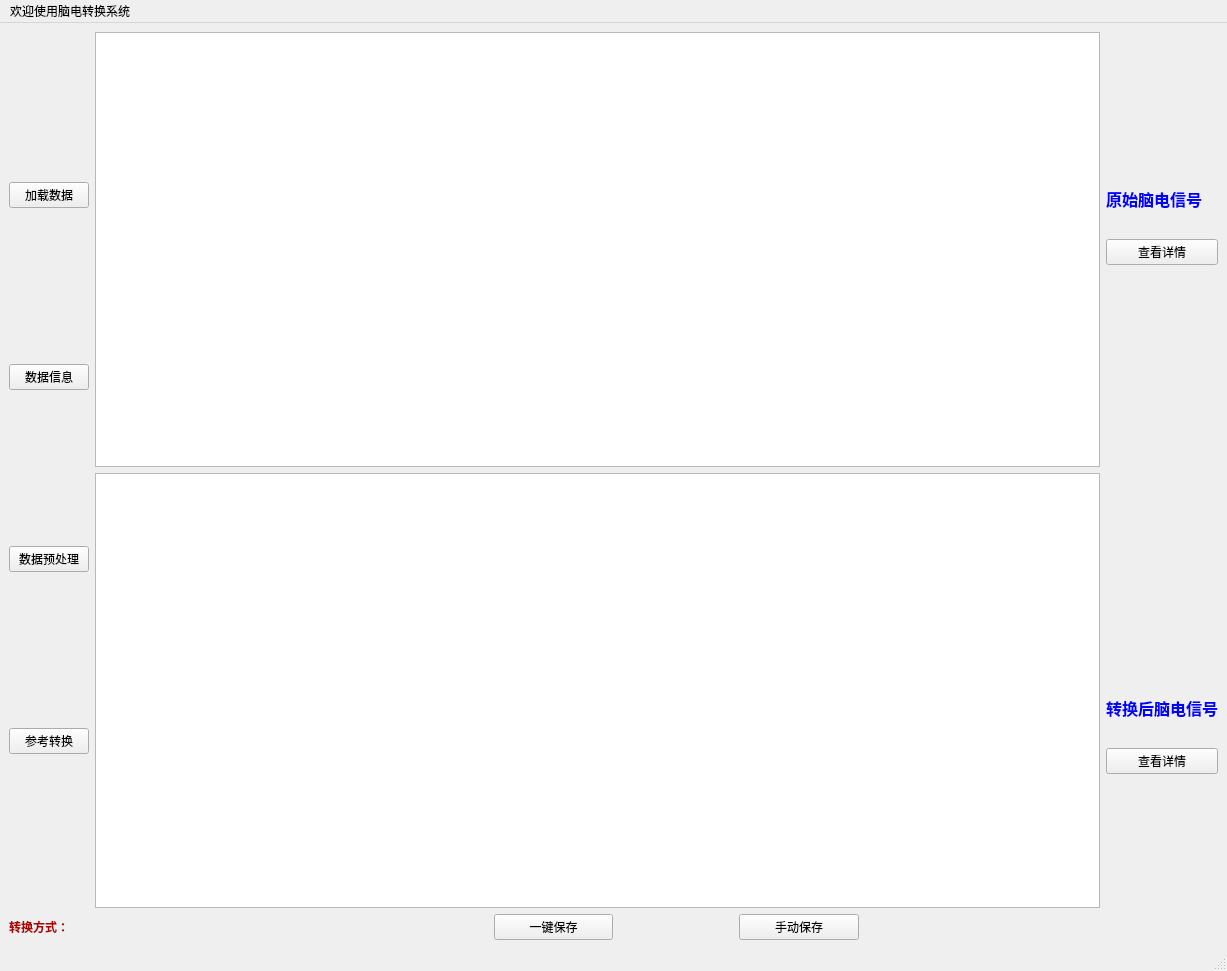
<?xml version="1.0" encoding="UTF-8"?>
<ui version="4.0">
 <class>MainWindow</class>
 <widget class="QMainWindow" name="MainWindow">
  <property name="geometry">
   <rect>
    <x>0</x>
    <y>0</y>
    <width>1227</width>
    <height>971</height>
   </rect>
  </property>
  <property name="windowTitle">
   <string>MainWindow</string>
  </property>
  <widget class="QWidget" name="centralwidget">
   <layout class="QHBoxLayout" name="horizontalLayout_3">
    <item>
     <layout class="QVBoxLayout" name="verticalLayout_4">
      <item>
       <layout class="QHBoxLayout" name="horizontalLayout_2">
        <item>
         <layout class="QVBoxLayout" name="verticalLayout">
          <item>
           <widget class="QPushButton" name="dataload_button">
            <property name="text">
             <string>加载数据</string>
            </property>
           </widget>
          </item>
          <item>
           <widget class="QPushButton" name="info_button">
            <property name="text">
             <string>数据信息</string>
            </property>
           </widget>
          </item>
          <item>
           <widget class="QPushButton" name="Preprocess_button">
            <property name="text">
             <string>数据预处理</string>
            </property>
           </widget>
          </item>
          <item>
           <widget class="QPushButton" name="process_button">
            <property name="text">
             <string>参考转换</string>
            </property>
           </widget>
          </item>
         </layout>
        </item>
        <item>
         <layout class="QVBoxLayout" name="verticalLayout_3">
          <item>
           <widget class="QGraphicsView" name="graph1"/>
          </item>
          <item>
           <widget class="QGraphicsView" name="graph2"/>
          </item>
         </layout>
        </item>
        <item>
         <layout class="QVBoxLayout" name="verticalLayout_2" stretch="2,1,1,6,1,0,2">
          <item>
           <spacer name="verticalSpacer_2">
            <property name="orientation">
             <enum>Qt::Vertical</enum>
            </property>
            <property name="sizeHint" stdset="0">
             <size>
              <width>20</width>
              <height>40</height>
             </size>
            </property>
           </spacer>
          </item>
          <item>
           <widget class="QLabel" name="label">
            <property name="text">
             <string>&lt;html&gt;&lt;head/&gt;&lt;body&gt;&lt;p&gt;&lt;span style=&quot; font-size:12pt; font-weight:600; color:#0000ff;&quot;&gt;原始脑电信号&lt;/span&gt;&lt;/p&gt;&lt;/body&gt;&lt;/html&gt;</string>
            </property>
           </widget>
          </item>
          <item>
           <widget class="QPushButton" name="details_botton1">
            <property name="text">
             <string>查看详情</string>
            </property>
           </widget>
          </item>
          <item>
           <spacer name="verticalSpacer">
            <property name="orientation">
             <enum>Qt::Vertical</enum>
            </property>
            <property name="sizeHint" stdset="0">
             <size>
              <width>20</width>
              <height>40</height>
             </size>
            </property>
           </spacer>
          </item>
          <item>
           <widget class="QLabel" name="label_2">
            <property name="text">
             <string>&lt;html&gt;&lt;head/&gt;&lt;body&gt;&lt;p&gt;&lt;span style=&quot; font-size:12pt; font-weight:600; color:#0000ff;&quot;&gt;转换后脑电信号&lt;/span&gt;&lt;/p&gt;&lt;/body&gt;&lt;/html&gt;</string>
            </property>
           </widget>
          </item>
          <item>
           <widget class="QPushButton" name="details_botton2">
            <property name="text">
             <string>查看详情</string>
            </property>
           </widget>
          </item>
          <item>
           <spacer name="verticalSpacer_3">
            <property name="orientation">
             <enum>Qt::Vertical</enum>
            </property>
            <property name="sizeHint" stdset="0">
             <size>
              <width>20</width>
              <height>40</height>
             </size>
            </property>
           </spacer>
          </item>
         </layout>
        </item>
       </layout>
      </item>
      <item>
       <layout class="QHBoxLayout" name="horizontalLayout" stretch="1,3,1,1,1,3">
        <item>
         <widget class="QLabel" name="text1">
          <property name="text">
           <string>&lt;html&gt;&lt;head/&gt;&lt;body&gt;&lt;p&gt;&lt;span style=&quot; font-weight:600; color:#aa0000;&quot;&gt;转换方式：&lt;/span&gt;&lt;/p&gt;&lt;/body&gt;&lt;/html&gt;</string>
          </property>
         </widget>
        </item>
        <item>
         <spacer name="horizontalSpacer_2">
          <property name="orientation">
           <enum>Qt::Horizontal</enum>
          </property>
          <property name="sizeHint" stdset="0">
           <size>
            <width>40</width>
            <height>20</height>
           </size>
          </property>
         </spacer>
        </item>
        <item>
         <widget class="QPushButton" name="quick_save">
          <property name="text">
           <string>一键保存</string>
          </property>
         </widget>
        </item>
        <item>
         <spacer name="horizontalSpacer">
          <property name="orientation">
           <enum>Qt::Horizontal</enum>
          </property>
          <property name="sizeHint" stdset="0">
           <size>
            <width>40</width>
            <height>20</height>
           </size>
          </property>
         </spacer>
        </item>
        <item>
         <widget class="QPushButton" name="save">
          <property name="text">
           <string>手动保存</string>
          </property>
         </widget>
        </item>
        <item>
         <spacer name="horizontalSpacer_3">
          <property name="orientation">
           <enum>Qt::Horizontal</enum>
          </property>
          <property name="sizeHint" stdset="0">
           <size>
            <width>40</width>
            <height>20</height>
           </size>
          </property>
         </spacer>
        </item>
       </layout>
      </item>
     </layout>
    </item>
   </layout>
  </widget>
  <widget class="QMenuBar" name="menubar">
   <property name="geometry">
    <rect>
     <x>0</x>
     <y>0</y>
     <width>1227</width>
     <height>26</height>
    </rect>
   </property>
   <widget class="QMenu" name="menu">
    <property name="title">
     <string>欢迎使用脑电转换系统</string>
    </property>
   </widget>
   <addaction name="menu"/>
  </widget>
  <widget class="QStatusBar" name="statusbar"/>
 </widget>
 <resources/>
 <connections/>
</ui>
